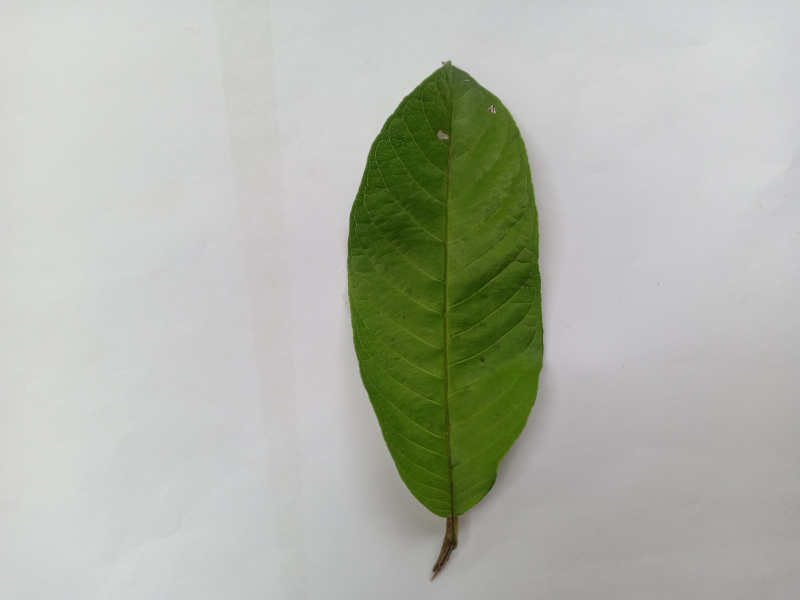
#> input picture Dataset/Daun Jambu/001.jpg, 1600 x 1200 px (shown at 1/2 size); its folder holds 4 pictures in this run
$ python 'Crop Image.py'
#> lines starting #> are read from the running program, lines starting #| are printed output that depends on the picture
import cv2
import glob
import re
import os
from pathlib import Path

#PATH = dir_path = os.path.dirname(os.path.realpath(__file__)).replace("\\",'/')
PATH = str(Path(__file__).resolve().parent).replace("\\",'/')
PATH_CWD = os.getcwd().replace("\\",'/')

imdirDaunJambu = PATH_CWD +'/leaf-image-detection/Dataset/Daun Jambu/'
imdirDaunNangka = PATH_CWD + '/Dataset/Daun Nangka/'
file_tag = 'Crop'

def getAllFileInFolder(imdir,file_tag):
    # get all files in a folder
#> called with file_tag = 'Crop'
    pat = re.search("Daun\s[a-zA-Z]+",imdir).group()
    ext = ['png', 'jpg', 'gif']    # Add image formats here
    files = []
    [files.extend(glob.glob(imdir + '*.' + e)) for e in ext]
    images = [cv2.imread(file) for file in files]
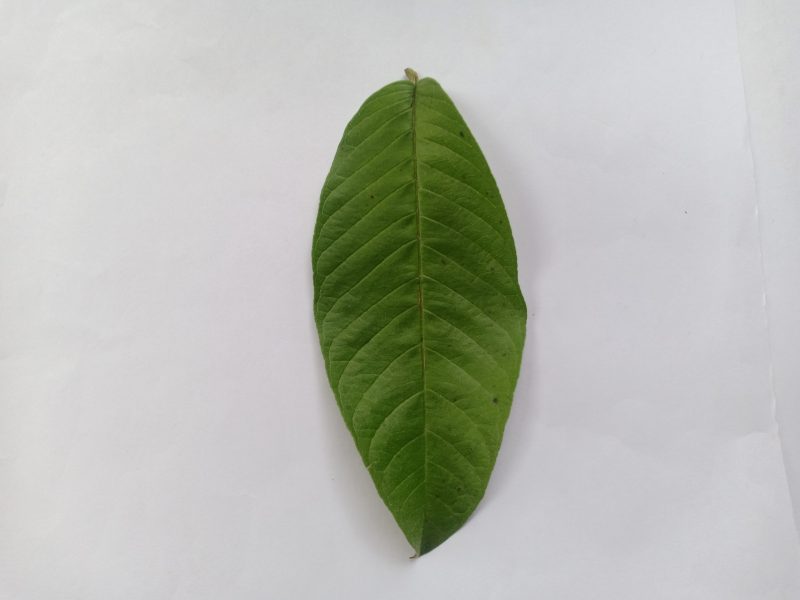
#> input picture Dataset/Daun Jambu/003.jpg, 1600 x 1200 px (shown at 1/2 size)
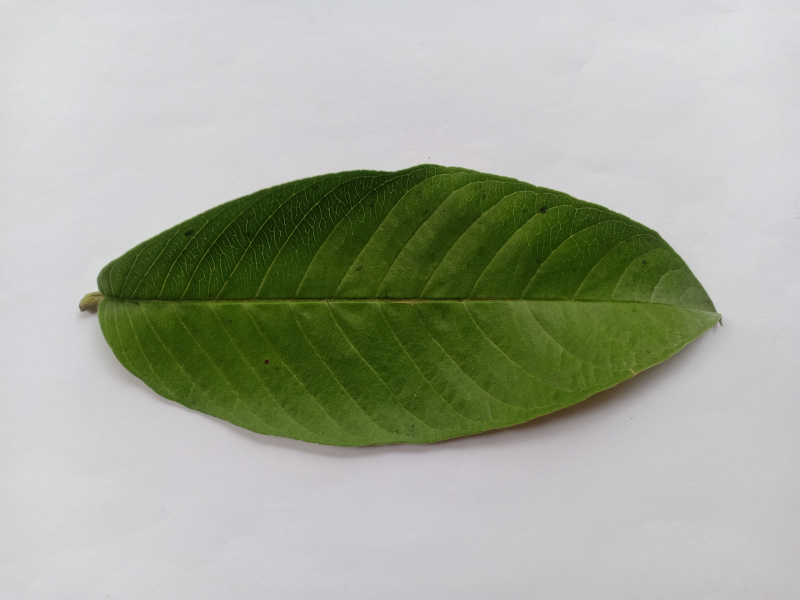
#> input picture Dataset/Daun Jambu/004.jpg, 1600 x 1200 px (shown at 1/2 size)
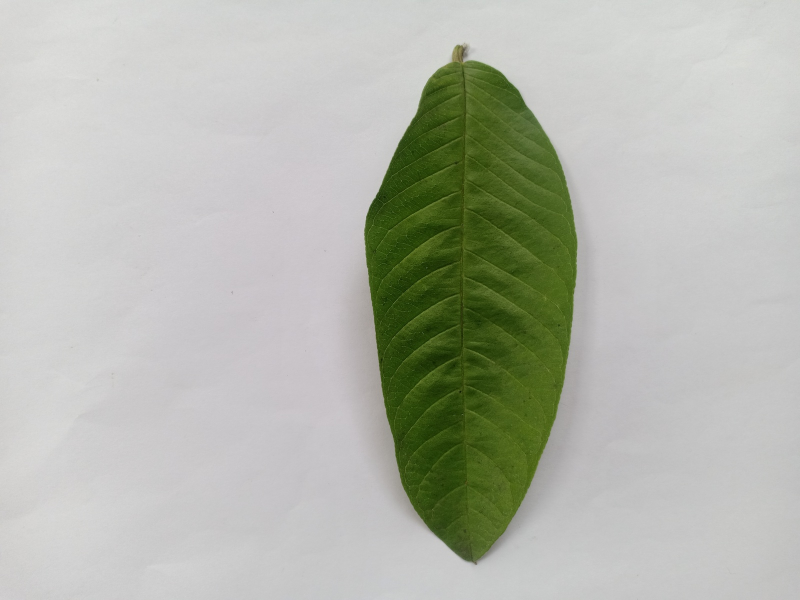
#> input picture Dataset/Daun Jambu/005.jpg, 1600 x 1200 px (shown at 1/2 size)
#> images = 4 items
    # adjust images to all of them and save to different location
      # Directory
    directory = pat +" - " + file_tag
      # Parent Directory path
    path = os.path.join(PATH+"/Output/", directory)
      # Create the directory
    try:
      os.mkdir(path)
    except OSError as error:
      print(error)
    i = 1
    for img in images:
        im_name =  path + "/" + str(i) + ".jpg"
        print(im_name)
        cv2.imwrite(im_name, imageCrop(img))
        i+=1
#> this loop made 4 passes
#| Image Processing/Crop Image/Output/Daun Jambu - Crop/1.jpg
#| Image Processing/Crop Image/Output/Daun Jambu - Crop/2.jpg
#| Image Processing/Crop Image/Output/Daun Jambu - Crop/3.jpg
#| Image Processing/Crop Image/Output/Daun Jambu - Crop/4.jpg
#> pass 1, in imageCrop, `im_crop = image[100:660, 100:380]`:
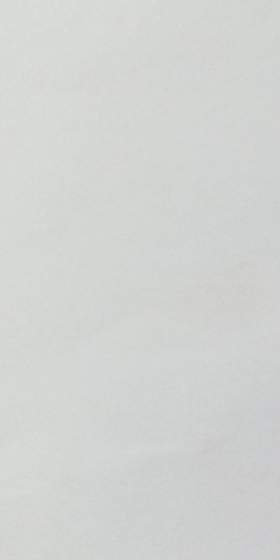
#> im_crop: shape (560, 280, 3); mean B, G, R 209.5, 211.7, 209.9
#> pass 3, in imageCrop (call 3), `im_crop = image[100:660, 100:380]`:
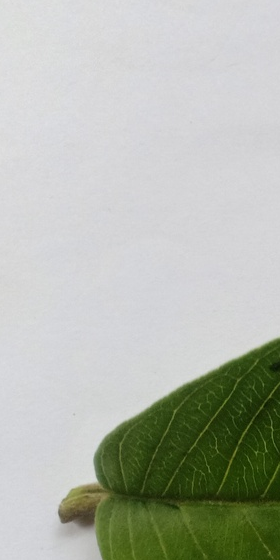
#> im_crop: shape (560, 280, 3); mean B, G, R 174.5, 184.7, 180
#> after the loop, i = 5


def imageCrop(image):
    im_crop = image[100:660, 100:380]
    return im_crop

def main():
    getAllFileInFolder(imdirDaunJambu,file_tag)
    getAllFileInFolder(imdirDaunNangka,file_tag)

if __name__ == "__main__":
    main()
